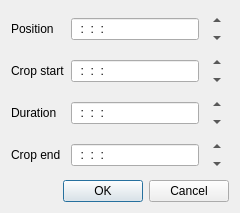
<?xml version="1.0" encoding="UTF-8"?>
<ui version="4.0">
 <class>ClipDurationDialog_UI</class>
 <widget class="QDialog" name="ClipDurationDialog_UI">
  <property name="geometry">
   <rect>
    <x>0</x>
    <y>0</y>
    <width>226</width>
    <height>213</height>
   </rect>
  </property>
  <property name="windowTitle">
   <string>Duration</string>
  </property>
  <layout class="QGridLayout" name="gridLayout">
   <item row="0" column="0">
    <widget class="QLabel" name="position_label">
     <property name="text">
      <string>Position</string>
     </property>
    </widget>
   </item>
   <item row="0" column="1">
    <layout class="QHBoxLayout" name="horizontalLayout">
     <item>
      <widget class="KRestrictedLine" name="clip_position">
       <property name="inputMask">
        <string>99:99:99:99; </string>
       </property>
      </widget>
     </item>
     <item>
      <layout class="QVBoxLayout" name="verticalLayout">
       <property name="spacing">
        <number>0</number>
       </property>
       <item>
        <widget class="QToolButton" name="position_up">
         <property name="sizePolicy">
          <sizepolicy hsizetype="Fixed" vsizetype="Maximum">
           <horstretch>0</horstretch>
           <verstretch>0</verstretch>
          </sizepolicy>
         </property>
         <property name="maximumSize">
          <size>
           <width>16777215</width>
           <height>18</height>
          </size>
         </property>
         <property name="text">
          <string>...</string>
         </property>
         <property name="autoRaise">
          <bool>true</bool>
         </property>
         <property name="arrowType">
          <enum>Qt::UpArrow</enum>
         </property>
        </widget>
       </item>
       <item>
        <widget class="QToolButton" name="position_down">
         <property name="sizePolicy">
          <sizepolicy hsizetype="Fixed" vsizetype="Maximum">
           <horstretch>0</horstretch>
           <verstretch>0</verstretch>
          </sizepolicy>
         </property>
         <property name="maximumSize">
          <size>
           <width>16777215</width>
           <height>18</height>
          </size>
         </property>
         <property name="text">
          <string>...</string>
         </property>
         <property name="autoRaise">
          <bool>true</bool>
         </property>
         <property name="arrowType">
          <enum>Qt::DownArrow</enum>
         </property>
        </widget>
       </item>
      </layout>
     </item>
    </layout>
   </item>
   <item row="1" column="0">
    <widget class="QLabel" name="crop_label">
     <property name="text">
      <string>Crop start</string>
     </property>
    </widget>
   </item>
   <item row="1" column="1">
    <layout class="QHBoxLayout" name="horizontalLayout_2">
     <item>
      <widget class="KRestrictedLine" name="crop_position">
       <property name="inputMask">
        <string>99:99:99:99; </string>
       </property>
      </widget>
     </item>
     <item>
      <layout class="QVBoxLayout" name="verticalLayout_2">
       <property name="spacing">
        <number>0</number>
       </property>
       <item>
        <widget class="QToolButton" name="crop_up">
         <property name="sizePolicy">
          <sizepolicy hsizetype="Fixed" vsizetype="Maximum">
           <horstretch>0</horstretch>
           <verstretch>0</verstretch>
          </sizepolicy>
         </property>
         <property name="maximumSize">
          <size>
           <width>16777215</width>
           <height>18</height>
          </size>
         </property>
         <property name="text">
          <string>...</string>
         </property>
         <property name="autoRaise">
          <bool>true</bool>
         </property>
         <property name="arrowType">
          <enum>Qt::UpArrow</enum>
         </property>
        </widget>
       </item>
       <item>
        <widget class="QToolButton" name="crop_down">
         <property name="sizePolicy">
          <sizepolicy hsizetype="Fixed" vsizetype="Maximum">
           <horstretch>0</horstretch>
           <verstretch>0</verstretch>
          </sizepolicy>
         </property>
         <property name="maximumSize">
          <size>
           <width>16777215</width>
           <height>18</height>
          </size>
         </property>
         <property name="text">
          <string>...</string>
         </property>
         <property name="autoRaise">
          <bool>true</bool>
         </property>
         <property name="arrowType">
          <enum>Qt::DownArrow</enum>
         </property>
        </widget>
       </item>
      </layout>
     </item>
    </layout>
   </item>
   <item row="2" column="0">
    <widget class="QLabel" name="duration_label">
     <property name="text">
      <string>Duration</string>
     </property>
    </widget>
   </item>
   <item row="2" column="1">
    <layout class="QHBoxLayout" name="horizontalLayout_3">
     <item>
      <widget class="KRestrictedLine" name="clip_duration">
       <property name="inputMask">
        <string>99:99:99:99; </string>
       </property>
       <property name="frame">
        <bool>true</bool>
       </property>
      </widget>
     </item>
     <item>
      <layout class="QVBoxLayout" name="verticalLayout_3">
       <property name="spacing">
        <number>0</number>
       </property>
       <item>
        <widget class="QToolButton" name="duration_up">
         <property name="sizePolicy">
          <sizepolicy hsizetype="Fixed" vsizetype="Maximum">
           <horstretch>0</horstretch>
           <verstretch>0</verstretch>
          </sizepolicy>
         </property>
         <property name="maximumSize">
          <size>
           <width>16777215</width>
           <height>18</height>
          </size>
         </property>
         <property name="text">
          <string>...</string>
         </property>
         <property name="autoRaise">
          <bool>true</bool>
         </property>
         <property name="arrowType">
          <enum>Qt::UpArrow</enum>
         </property>
        </widget>
       </item>
       <item>
        <widget class="QToolButton" name="duration_down">
         <property name="sizePolicy">
          <sizepolicy hsizetype="Fixed" vsizetype="Maximum">
           <horstretch>0</horstretch>
           <verstretch>0</verstretch>
          </sizepolicy>
         </property>
         <property name="maximumSize">
          <size>
           <width>16777215</width>
           <height>18</height>
          </size>
         </property>
         <property name="text">
          <string>...</string>
         </property>
         <property name="autoRaise">
          <bool>true</bool>
         </property>
         <property name="arrowType">
          <enum>Qt::DownArrow</enum>
         </property>
        </widget>
       </item>
      </layout>
     </item>
    </layout>
   </item>
   <item row="4" column="0">
    <widget class="QLabel" name="end_label">
     <property name="text">
      <string>Crop end</string>
     </property>
    </widget>
   </item>
   <item row="4" column="1">
    <layout class="QHBoxLayout" name="horizontalLayout_4">
     <item>
      <widget class="KRestrictedLine" name="end_position">
       <property name="inputMask">
        <string>99:99:99:99; </string>
       </property>
      </widget>
     </item>
     <item>
      <layout class="QVBoxLayout" name="verticalLayout_4">
       <property name="spacing">
        <number>0</number>
       </property>
       <item>
        <widget class="QToolButton" name="end_up">
         <property name="sizePolicy">
          <sizepolicy hsizetype="Fixed" vsizetype="Maximum">
           <horstretch>0</horstretch>
           <verstretch>0</verstretch>
          </sizepolicy>
         </property>
         <property name="maximumSize">
          <size>
           <width>16777215</width>
           <height>18</height>
          </size>
         </property>
         <property name="text">
          <string>...</string>
         </property>
         <property name="autoRaise">
          <bool>true</bool>
         </property>
         <property name="arrowType">
          <enum>Qt::UpArrow</enum>
         </property>
        </widget>
       </item>
       <item>
        <widget class="QToolButton" name="end_down">
         <property name="sizePolicy">
          <sizepolicy hsizetype="Fixed" vsizetype="Maximum">
           <horstretch>0</horstretch>
           <verstretch>0</verstretch>
          </sizepolicy>
         </property>
         <property name="maximumSize">
          <size>
           <width>16777215</width>
           <height>18</height>
          </size>
         </property>
         <property name="text">
          <string>...</string>
         </property>
         <property name="autoRaise">
          <bool>true</bool>
         </property>
         <property name="arrowType">
          <enum>Qt::DownArrow</enum>
         </property>
        </widget>
       </item>
      </layout>
     </item>
    </layout>
   </item>
   <item row="5" column="0" colspan="2">
    <spacer name="verticalSpacer">
     <property name="orientation">
      <enum>Qt::Vertical</enum>
     </property>
     <property name="sizeHint" stdset="0">
      <size>
       <width>218</width>
       <height>2</height>
      </size>
     </property>
    </spacer>
   </item>
   <item row="6" column="0" colspan="2">
    <widget class="QDialogButtonBox" name="buttonBox">
     <property name="orientation">
      <enum>Qt::Horizontal</enum>
     </property>
     <property name="standardButtons">
      <set>QDialogButtonBox::Cancel|QDialogButtonBox::Ok</set>
     </property>
    </widget>
   </item>
  </layout>
 </widget>
 <customwidgets>
  <customwidget>
   <class>KLineEdit</class>
   <extends>QLineEdit</extends>
   <header>klineedit.h</header>
  </customwidget>
  <customwidget>
   <class>KRestrictedLine</class>
   <extends>KLineEdit</extends>
   <header>krestrictedline.h</header>
  </customwidget>
 </customwidgets>
 <resources/>
 <connections>
  <connection>
   <sender>buttonBox</sender>
   <signal>accepted()</signal>
   <receiver>ClipDurationDialog_UI</receiver>
   <slot>accept()</slot>
   <hints>
    <hint type="sourcelabel">
     <x>248</x>
     <y>254</y>
    </hint>
    <hint type="destinationlabel">
     <x>157</x>
     <y>274</y>
    </hint>
   </hints>
  </connection>
  <connection>
   <sender>buttonBox</sender>
   <signal>rejected()</signal>
   <receiver>ClipDurationDialog_UI</receiver>
   <slot>reject()</slot>
   <hints>
    <hint type="sourcelabel">
     <x>316</x>
     <y>260</y>
    </hint>
    <hint type="destinationlabel">
     <x>286</x>
     <y>274</y>
    </hint>
   </hints>
  </connection>
 </connections>
</ui>
